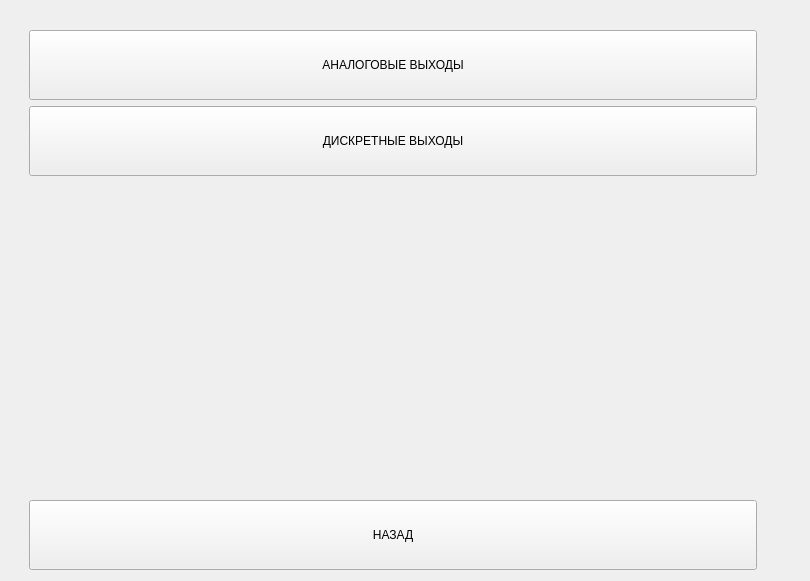
           <widget class="QWidget" name="pageOutputs">
            <layout class="QVBoxLayout" name="verticalLayout_13">
             <property name="leftMargin">
              <number>29</number>
             </property>
             <property name="topMargin">
              <number>30</number>
             </property>
             <property name="rightMargin">
              <number>53</number>
             </property>
             <item>
              <widget class="wButtonStyled" name="bAnalogOutputs">
               <property name="sizePolicy">
                <sizepolicy hsizetype="Preferred" vsizetype="Preferred">
                 <horstretch>0</horstretch>
                 <verstretch>0</verstretch>
                </sizepolicy>
               </property>
               <property name="minimumSize">
                <size>
                 <width>0</width>
                 <height>70</height>
                </size>
               </property>
               <property name="text">
                <string>АНАЛОГОВЫЕ ВЫХОДЫ</string>
               </property>
              </widget>
             </item>
             <item>
              <widget class="wButtonStyled" name="bDigitalOutputs">
               <property name="sizePolicy">
                <sizepolicy hsizetype="Preferred" vsizetype="Preferred">
                 <horstretch>0</horstretch>
                 <verstretch>0</verstretch>
                </sizepolicy>
               </property>
               <property name="minimumSize">
                <size>
                 <width>0</width>
                 <height>70</height>
                </size>
               </property>
               <property name="text">
                <string>ДИСКРЕТНЫЕ ВЫХОДЫ</string>
               </property>
              </widget>
             </item>
             <item>
              <spacer name="verticalSpacer_12">
               <property name="orientation">
                <enum>Qt::Vertical</enum>
               </property>
               <property name="sizeHint" stdset="0">
                <size>
                 <width>728</width>
                 <height>318</height>
                </size>
               </property>
              </spacer>
             </item>
             <item>
              <widget class="wButtonStyled" name="bBackFromOutputs">
               <property name="sizePolicy">
                <sizepolicy hsizetype="Preferred" vsizetype="Preferred">
                 <horstretch>0</horstretch>
                 <verstretch>0</verstretch>
                </sizepolicy>
               </property>
               <property name="minimumSize">
                <size>
                 <width>0</width>
                 <height>70</height>
                </size>
               </property>
               <property name="text">
                <string>НАЗАД</string>
               </property>
              </widget>
             </item>
            </layout>
           </widget>
